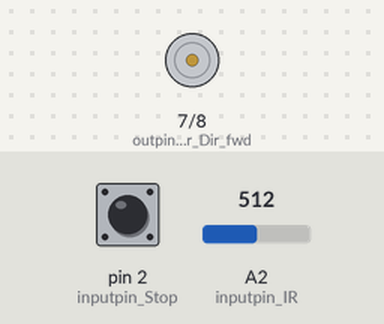
Recording of a sketch running on a simulated Arduino Uno, built with avr-gcc and run on an emulated ATmega328P. Parts: motor-driver pin pairs drawn as motors (green arrow = first pin HIGH = forward, orange = second pin HIGH = backward, longer = more drive, scaled by the enable pin). The test bench sets the inputs (shaded band); at power-on: A2 (inputpin_IR) = 512, pin 2 (inputpin_Stop) LOW.

Above: at 1.2 s.
1.3 s: A2 (inputpin_IR) set to 716
At 2.3 s:
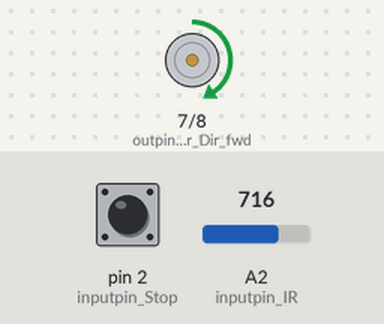
2.8 s: pin 2 (inputpin_Stop) pulled HIGH for 0.15 s
At 2.87 s:
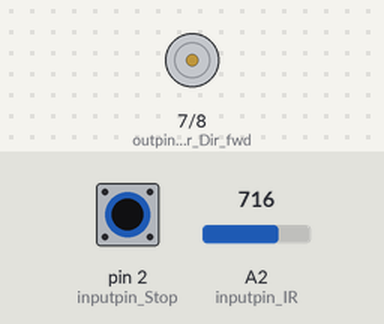
4.4 s: A2 (inputpin_IR) set to 900
At 5.6 s:
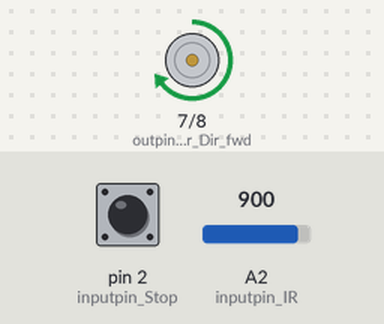
5.9 s: A2 (inputpin_IR) set to 984
At 7.0 s:
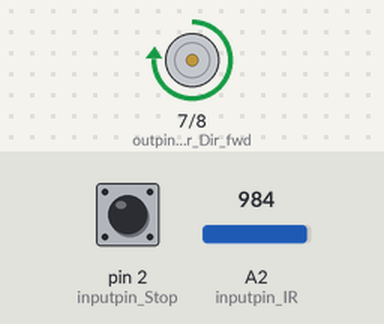
7.4 s: A2 (inputpin_IR) set to 1016
At 8.1 s:
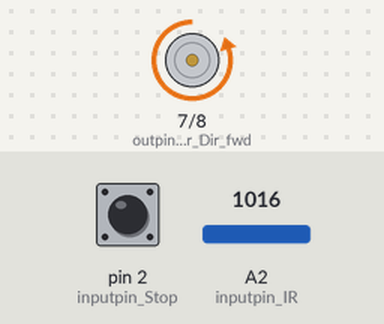
8.9 s: pin 2 (inputpin_Stop) pulled HIGH for 1 s
At 9.3 s:
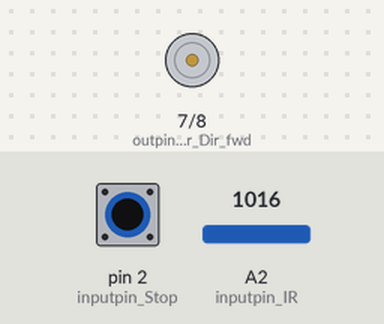
Timing chart, 0 to 11.9 s (numbered marks = the images above; inputs shaded):
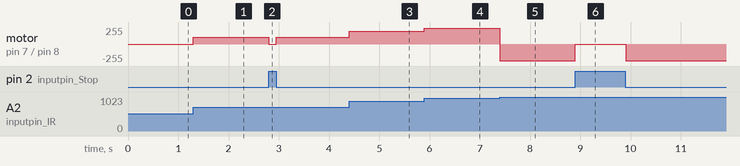

The sketch:

Lab4_PWM_from_IR.ino
```cpp
/*
  Lab4_PWM_from_IR

  Arduino program to write PWM signal from
  an IR sensor

  Name: Kumar Ramesh
  PUID: 0032813975
*/

static const int inputpin_IR = A2; //input from the analog IR sensor
static const int inputpin_Stop = 2; //input from the digital E Stop button
static const int outpin_Motor_Dir_fwd = 7; //output to the control motor direction forward
static const int outpin_Motor_Dir_bwd = 8; //output to the control motor direction backward
static const int outpin_Motor_Speed = 3; //output to the control motor speed (PWM)
static int IR_val = 0; //initialize the IR sensor input
static bool Stop_status = false; //initialize the stop status to false
static const int Kd_fast = 1; // speed multiplier to move fast
static const float Kd_slow = 0.5f; // speed multiplier to move slow

void setup() {
  pinMode(inputpin_IR, INPUT);
  pinMode(inputpin_Stop, INPUT);
  pinMode(outpin_Motor_Dir_fwd, OUTPUT);
  pinMode(outpin_Motor_Dir_bwd, OUTPUT);
  pinMode(outpin_Motor_Speed, OUTPUT);
}

void loop() {

  IR_val = analogRead(inputpin_IR);
  Stop_status = digitalRead(inputpin_Stop);

  if(Stop_status) {
    digitalWrite(outpin_Motor_Dir_fwd, 0); // stop motor from spinning either dir
    digitalWrite(outpin_Motor_Dir_fwd, 0);
    analogWrite(outpin_Motor_Speed, 0); // set speed to 0
  } else {
      if(IR_val < 100) { // No object
        digitalWrite(outpin_Motor_Dir_fwd, 1);
        digitalWrite(outpin_Motor_Dir_bwd, 0);
        analogWrite(outpin_Motor_Speed, Kd_fast*IR_val);
      } else if((IR_val >= 100) && (IR_val < 1000)) { // object visible
        digitalWrite(outpin_Motor_Dir_fwd, 1);
        digitalWrite(outpin_Motor_Dir_bwd, 0);
        analogWrite(outpin_Motor_Speed, Kd_slow*IR_val);
      } else if(IR_val >= 1000) { // object near
        digitalWrite(outpin_Motor_Dir_fwd, 0);
        digitalWrite(outpin_Motor_Dir_bwd, 1);
        analogWrite(outpin_Motor_Speed, Kd_slow*IR_val);
      }
  }
}
```

Measured:
- the behaviour switches between 999 and 1000 on A2 (inputpin_IR) (found by bisection; images 4 and 5)
- after the input at 1.3 s, motor on pin 7 (outpin_Motor_Dir_fwd) / pin 8 (outpin_Motor_Dir_bwd): stopped → forward 102/255 at once
- after the input at 2.8 s, motor on pin 7 (outpin_Motor_Dir_fwd) / pin 8 (outpin_Motor_Dir_bwd): forward 102/255 → stopped at once, → forward 102/255 0.15 s later
- after the input at 4.4 s, motor on pin 7 (outpin_Motor_Dir_fwd) / pin 8 (outpin_Motor_Dir_bwd): forward 102/255 → forward 194/255 at once
- after the input at 5.9 s, motor on pin 7 (outpin_Motor_Dir_fwd) / pin 8 (outpin_Motor_Dir_bwd): forward 194/255 → forward 236/255 at once
- after the input at 7.4 s, motor on pin 7 (outpin_Motor_Dir_fwd) / pin 8 (outpin_Motor_Dir_bwd): forward 236/255 → backward 252/255 at once
- after the input at 8.9 s, motor on pin 7 (outpin_Motor_Dir_fwd) / pin 8 (outpin_Motor_Dir_bwd): backward 252/255 → stopped at once, → backward 252/255 1.0 s later
